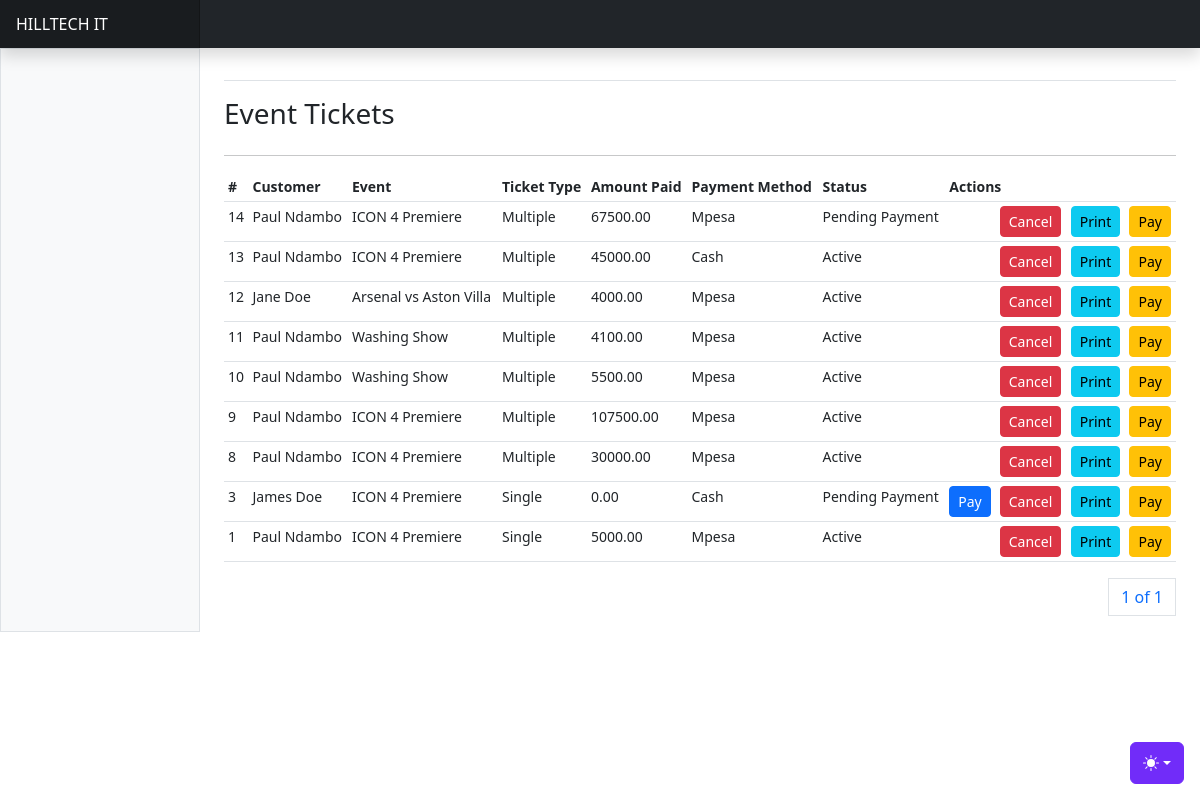
/events/tickets/, run on the app's committed database.
### apps/events/models.py (models this page shows, shortened)
class EventTicket(AbstractBaseModel):
    user = models.ForeignKey("users.User", on_delete=models.CASCADE, related_name="usereventtickets")
    event = models.ForeignKey(Event, on_delete=models.CASCADE, related_name="eventtickets")
    ticket_type = models.CharField(max_length=255, choices=EVENT_TICKET_TYPE_CHOICES)
    amount_expected = models.DecimalField(max_digits=20, decimal_places=2, null=True)
    amount_paid = models.DecimalField(max_digits=20, decimal_places=2, null=True)
    payment_method = models.CharField(max_length=255, choices=PAYMENT_METHOD_CHOICES, null=True)
    ticket_status = models.CharField(max_length=255, choices=TICKET_STATUS_CHOICES)
    payment_link = models.URLField(max_length=500, null=True)
    tx_ref = models.CharField(max_length=255, null=True)
    transaction_id = models.CharField(max_length=255, null=True)
    @property
    def is_fully_paid(self):
        return True if self.amount_paid == self.amount_expected else False

class Event(AbstractBaseModel):
    owner = models.ForeignKey(
        "users.User", on_delete=models.CASCADE, related_name="userevents")
    title = models.CharField(max_length=500)
    event_date = models.DateField(null=True)
    event_time = models.TimeField(null=True)
    regular_ticket_price = models.DecimalField(max_digits=20, decimal_places=2)
    vip_ticket_price = models.DecimalField(max_digits=20, decimal_places=2)
    vvip_ticket_price = models.DecimalField(max_digits=20, decimal_places=2)
    children_ticket_price = models.DecimalField(
        max_digits=20, decimal_places=2)
    age_limit = models.FloatField(default=0)
    children_allowed = models.BooleanField(default=True)
    description = models.TextField()
    location = models.CharField(max_length=1000)
    event_banner = models.ImageField(upload_to="event_banners/", null=True)
    allowed_payment_methods = models.JSONField(default=list)
    total_tickets = models.IntegerField(default=1)
    def __str__(self):
        return self.title

### apps/users/models.py (models this page shows, shortened)
class User(AbstractUser, AbstractBaseModel):
    role = models.CharField(choices=ROLE_CHOICES, max_length=32, null=True)
    phone_number = models.CharField(max_length=255, null=True)
    id_number = models.CharField(max_length=255, null=True)
    gender = models.CharField(max_length=255, null=True, choices=GENDER_CHOICES)
    date_of_birth = models.DateField(null=True)
    city = models.CharField(max_length=255, null=True)
    country = models.CharField(max_length=255, null=True)
    address = models.CharField(max_length=255, null=True)
    token = models.CharField(null=True, max_length=255)
    token_expiration_date = models.DateTimeField(null=True)
    activation_date = models.DateTimeField(null=True)
    position = models.CharField(max_length=255, choices=STAFF_POSITION_CHOICES, null=True)
    def name(self):
        return f"{self.first_name} {self.last_name}"

### apps/events/views.py (the view)
# urls.py: path("tickets/", event_tickets, name="tickets"),
def event_tickets(request):
    tickets = EventTicket.objects.all().order_by("-created")
    paginator = Paginator(tickets, 10)
    page_number = request.GET.get("page")
    page_obj = paginator.get_page(page_number)
    context = {
        "tickets": tickets,
        "page_obj": page_obj
    }
    return render(request, "events/tickets.html", context)

### templates/events/tickets.html (shortened to what this page needs)
{% extends "base.html" %}
{% block content %}
<div class="row">
    <h3>Event Tickets</h3>
</div>
<hr/>
      <div class="table-responsive small">
        <table class="table table-sm">
          <thead>
            <tr>
              <th scope="col">#</th>
              <th scope="col">Customer</th>
              <th scope="col">Event</th>
              <th scope="col">Ticket Type</th>
              <th scope="col">Amount Paid</th>
              <th scope="col">Payment Method</th>
              <th scope="col">Status</th>
              <th scope="col" colspan="4">Actions</th>
            </tr>
          </thead>
          <tbody>
            {% for event_ticket in page_obj %}
            <tr>
              <td>{{event_ticket.id}}</td>
              <td>{{event_ticket.user.name}}</td>
              <td>{{event_ticket.event}}</td>
              <td>{{event_ticket.ticket_type}}</td>
              <td>{{event_ticket.amount_paid}}</td>
              <td>{{event_ticket.payment_method}}</td>
              <td>{{event_ticket.ticket_status}}</td>
              {% if event_ticket.is_fully_paid == True %}
              <td></td>
              {% else %}
              <td><a class="btn btn-primary btn-sm" data-bs-toggle="modal" data-bs-target="#eventTicketPaymentModal{{event_ticket.id}}">
                Pay
              </a></td>
              {% endif %}
              <td><a class="btn btn-danger btn-sm" data-bs-toggle="modal" data-bs-target="#cancelEventTicketModal{{ event_ticket.id }}">
                Cancel
              </a></td>
              <td><a href="{% url 'print-ticket' event_ticket.id %}" class="btn btn-info btn-sm">Print</a></td>
              <td><a href="{{event_ticket.payment_link}}" class="btn btn-warning btn-sm">
                Pay
              </a></td>
            </tr>
            {% endfor %}
          </tbody>
        </table>
        <div>
          <nav aria-label="Page navigation example">
            <ul class="pagination justify-content-end">
              <a class="page-link" href="#">{{ page_obj.number }} of {{ page_obj.paginator.num_pages }}</a>
            </ul>
          </nav>
        </div>
      </div>
{% endblock content %}

### data on the page
EventTicket: id "14", user.name "Paul Ndambo", event "ICON 4 Premiere", ticket_type "Multiple", amount_paid "67500.00", payment_method "Mpesa", ticket_status "Pending Payment"
EventTicket: id "13", user.name "Paul Ndambo", event "ICON 4 Premiere", ticket_type "Multiple", amount_paid "45000.00", payment_method "Cash", ticket_status "Active"
EventTicket: id "12", user.name "Jane Doe", event "Arsenal vs Aston Villa", ticket_type "Multiple", amount_paid "4000.00", payment_method "Mpesa", ticket_status "Active"
EventTicket: id "11", user.name "Paul Ndambo", event "Washing Show", ticket_type "Multiple", amount_paid "4100.00", payment_method "Mpesa", ticket_status "Active"
EventTicket: id "10", user.name "Paul Ndambo", event "Washing Show", ticket_type "Multiple", amount_paid "5500.00", payment_method "Mpesa", ticket_status "Active"
EventTicket: id "9", user.name "Paul Ndambo", event "ICON 4 Premiere", ticket_type "Multiple", amount_paid "107500.00", payment_method "Mpesa", ticket_status "Active"
EventTicket: id "8", user.name "Paul Ndambo", event "ICON 4 Premiere", ticket_type "Multiple", amount_paid "30000.00", payment_method "Mpesa", ticket_status "Active"
EventTicket: id "3", user.name "James Doe", event "ICON 4 Premiere", ticket_type "Single", amount_paid "0.00", payment_method "Cash", ticket_status "Pending Payment"
EventTicket: id "1", user.name "Paul Ndambo", event "ICON 4 Premiere", ticket_type "Single", amount_paid "5000.00", payment_method "Mpesa", ticket_status "Active"

### other printed values
{{ page_obj.number }} "1"
{{ page_obj.paginator.num_pages }} "1"
